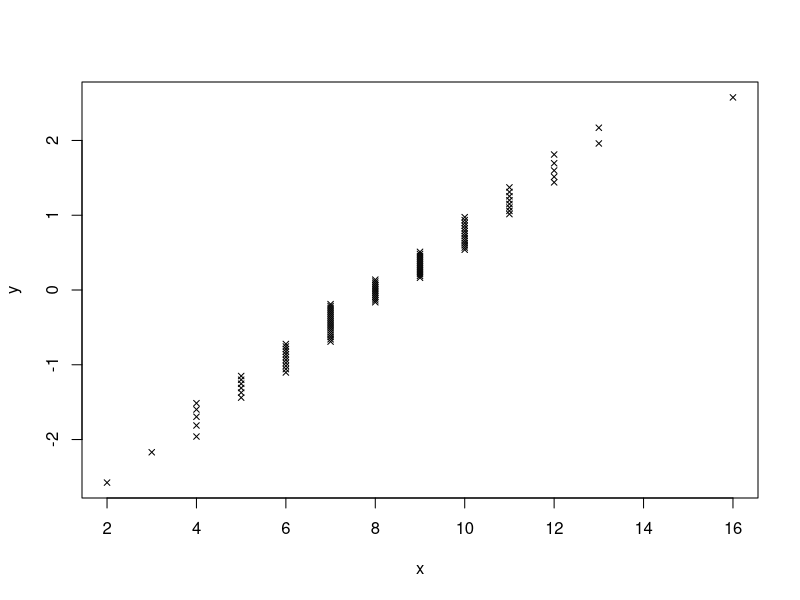
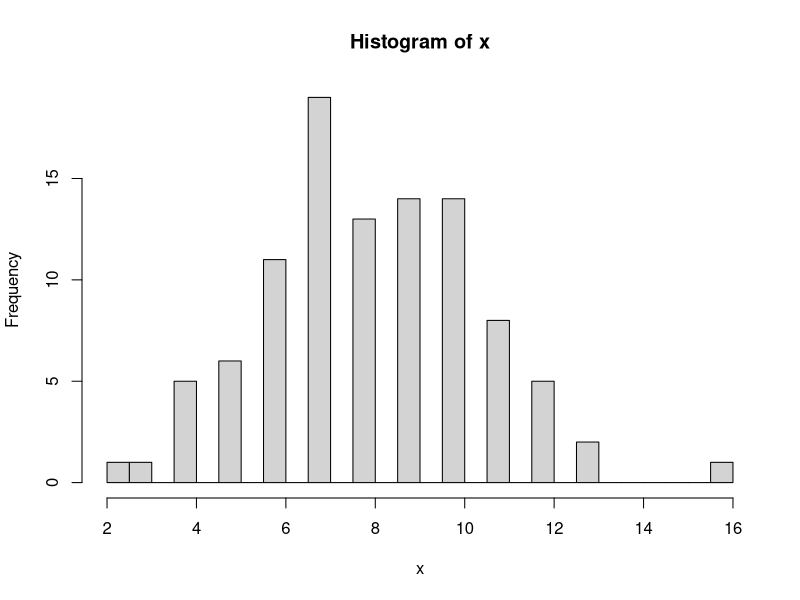
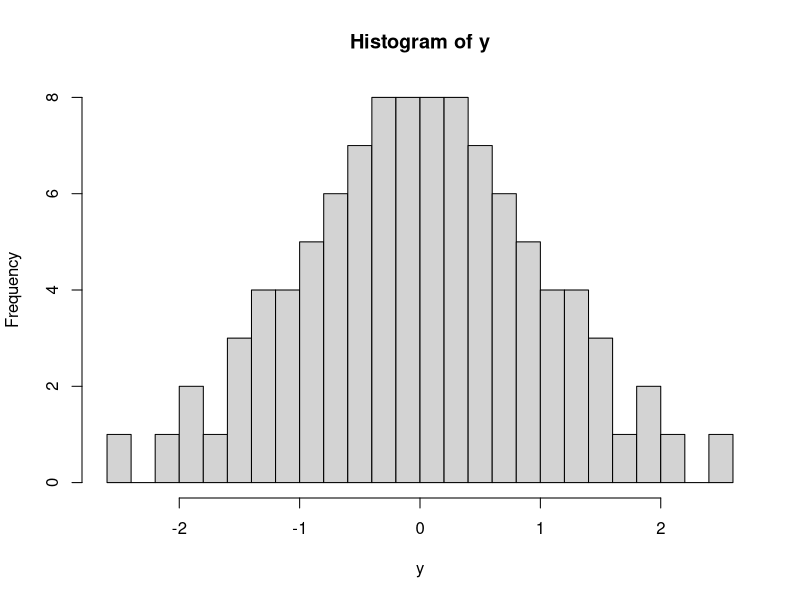

Source code (R) for these figures, in order:
# Transform numeric data (x) to the standard normal distribution via
# "quantile normalization". It randomly assigns rank to ties.
set.seed(1)
x <- rpois(n = 100, lambda = 8)
y <- rank(x, ties.method = "random")
y <- qqnorm(y, plot.it = FALSE)$x
plot(x, y, pch = 4, cex = 0.75)
hist(x, n = 32)
hist(y, n = 32)
